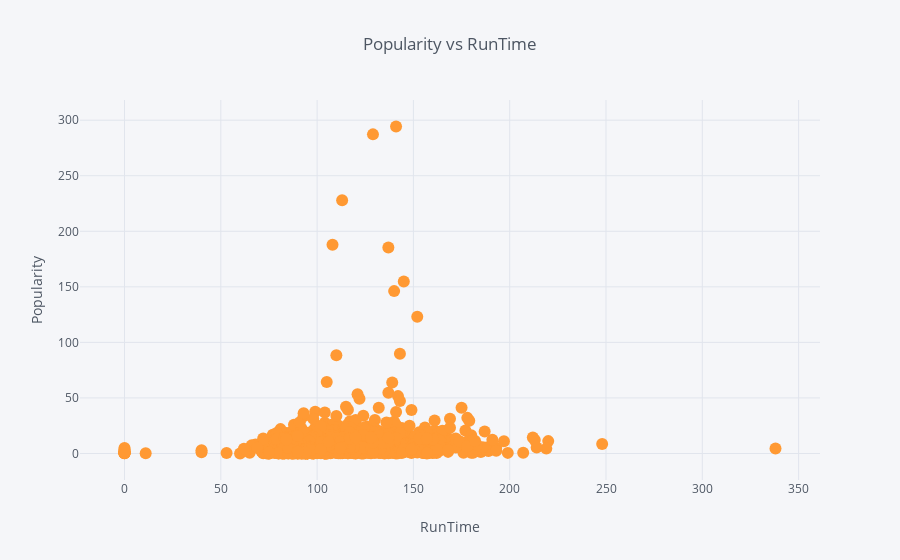

Notebook source saved alongside this figure:
### Code cell
#train[['runtime', 'revenue']].iplot(
train.iplot(
    x='runtime',
    y='popularity',
    xTitle='RunTime',
    yTitle='Popularity',
    text='title',
    mode='markers',
    title='Popularity vs RunTime')

### Figure 1 — Plotly figure (JSON) as saved in the notebook; plotly's stock layout.template omitted (floating-point values rounded to 4 significant figures; data arrays with more than 128 entries replaced by an {"elided": "..."} marker saying what was removed)
{"data": [{"line": {"color": "rgba(255, 153, 51, 1.0)", "dash": "solid", "shape": "linear", "width": 1.3}, "marker": {"size": 12, "symbol": "circle"}, "mode": "markers", "name": "popularity", "text": {"elided": "3000 str values"}, "type": "scatter", "uid": "f42a71d1-abf1-4021-b07d-16eff8245eb3", "x": {"elided": "3000 int values"}, "y": {"elided": "3000 float values"}}], "layout": {"legend": {"bgcolor": "#F5F6F9", "font": {"color": "#4D5663"}}, "paper_bgcolor": "#F5F6F9", "plot_bgcolor": "#F5F6F9", "title": {"font": {"color": "#4D5663"}, "text": "Popularity vs RunTime"}, "xaxis": {"gridcolor": "#E1E5ED", "showgrid": true, "tickfont": {"color": "#4D5663"}, "title": {"font": {"color": "#4D5663"}, "text": "RunTime"}, "zerolinecolor": "#E1E5ED"}, "yaxis": {"gridcolor": "#E1E5ED", "showgrid": true, "tickfont": {"color": "#4D5663"}, "title": {"font": {"color": "#4D5663"}, "text": "Popularity"}, "zerolinecolor": "#E1E5ED"}}}
